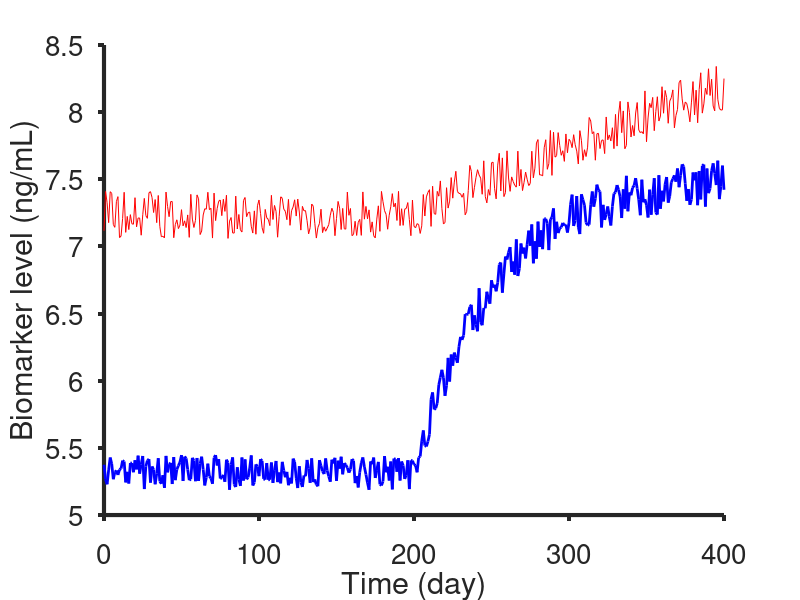

The MATLAB script that drew this image: (Note: this script raises an error after producing the figure.)
%% k_growth_non_agg range and f1 score
clear all; close all; clc
time = (0:400)';
num_patients = 200;
%healthy baseline and std
Ch0 = 8; %ng/mL
std_h = 1.5; %ng/mL
Ch0_rnd = std_h.*randn(num_patients,1) + Ch0;
s_mean_k_gr_non = linspace(0,0.015,15);
max_k_gr_non = log(2)/18/30 + s_mean_k_gr_non;
min_k_gr_non = 1e-5 + s_mean_k_gr_non;
max_k_decay_non = log(2)/5/30;
min_k_decay_non = log(2)/24/30;
k_gr_non_rnd = (max_k_gr_non - min_k_gr_non).*rand(num_patients,1) + min_k_gr_non;%mean([0 1/18/30]);
k_decay_non_rnd = (max_k_decay_non - min_k_decay_non).*rand(num_patients,size(k_gr_non_rnd,2)) + min_k_decay_non;%mean([1/(24*30) 1/150]);

m_k_gr_non_rnd = mean(k_gr_non_rnd);


%unhealthy baseline and std
Ca0 = 8; %ng/mL
std_a = 1.5; %ng/mL
Ca0_rnd = std_a.*randn(num_patients,1) + Ca0;
max_k_gr_agg = log(2)/2/30;
min_k_gr_agg = log(2)/18/300;
max_k_decay_agg = log(2)/30;
min_k_decay_agg = log(2)/5/30;
k_gr_agg_rnd = (max_k_gr_agg - min_k_gr_agg).*rand(num_patients,size(k_gr_non_rnd,2)) + min_k_gr_agg;%linspace(1/18/30,1/2/30,50); %day-1
k_decay_agg_rnd = (max_k_decay_agg - min_k_decay_agg).*rand(num_patients,size(k_gr_non_rnd,2)) + min_k_decay_agg;%linspace(1/150,1/30,50); %day-1


noise_i = 5;

C_healthy = zeros(numel(time),num_patients);
C_unhealthy = zeros(numel(time),num_patients);
t_onset = 200;

for k = 1:size(k_gr_non_rnd,2)
    for j = 1:num_patients
        for i = 1:numel(time)
            if i < t_onset
                C_healthy(i,j,k) = Ch0_rnd(j);
                C_unhealthy(i,j,k) = Ca0_rnd(j);
            else
                C_healthy(i,j,k) = Ch0_rnd(j)*exp((k_gr_non_rnd(j,k)./k_decay_non_rnd(j,k))*(1-exp(-k_decay_non_rnd(j,k)*time(i-(t_onset-1)))));
                C_unhealthy(i,j,k) = Ca0_rnd(j)*exp((k_gr_agg_rnd(j,k)/k_decay_agg_rnd(j,k))*(1-exp(-k_decay_agg_rnd(j,k)*time(i-(t_onset-1)))));
            end
        end
    end
end

C_healthy_noise1 = zeros(numel(time),num_patients,size(k_gr_non_rnd,2));
C_unhealthy_noise1 = zeros(numel(time),num_patients,size(k_gr_non_rnd,2));

for k = 1:size(k_gr_non_rnd,2)
    for j = 1:num_patients
        C_healthy_noise1(:,j,k) = C_healthy(:,j,k)+noise_i*rand(1,numel(C_healthy(:,j,k)))'.*C_healthy(:,j,k)/100;
        C_unhealthy_noise1(:,j,k) = C_unhealthy(:,j,k)+noise_i*rand(1,numel(C_unhealthy(:,j,k)))'.*C_unhealthy(:,j,k)/100;
    end
end

figure;plot(time,squeeze(C_healthy_noise1(:,1,1)),'r-',time,squeeze(C_unhealthy_noise1(:,1,1)),'b-','LineWidth', 2);%,time,squeeze(C_unhealthy_noise1(:,1,:)),'b-'); 
title('');
xlabel('Time (day)'); ylabel('Biomarker level (ng/mL)');
set(gca,'box','off','TickDir','out',...
    'FontSize',20,'FontName','Helvetica','LineWidth', 3);

% KNN
% model 1
p = 0.9;      % proportion of rows to select for training
N = num_patients;  % total number of rows
test_iter = 10;
tf_healthy = false(N,size(k_gr_non_rnd,2),test_iter);    % create logical index vector
tf_healthy(1:round(p*N),:,:) = true;


for n = 1:size(k_gr_non_rnd,2)
    for l = 1:test_iter
        tf_healthy2(:,n,l) = tf_healthy(randperm(N),n,l);   % randomise order
        C_healthy_noise1_train(:,:,n,l) = C_healthy_noise1(:,squeeze(tf_healthy2(:,n,l)),n);
        C_healthy_noise1_test(:,:,n,l) = C_healthy_noise1(:,squeeze(~tf_healthy2(:,n,l)),n);
        % for now using the same index of random selection for healthy and
        % unhealthy
        C_unhealthy_noise1_train(:,:,n,l) = C_unhealthy_noise1(:,squeeze(tf_healthy2(:,n,l)),n);
        C_unhealthy_noise1_test(:,:,n,l) = C_unhealthy_noise1(:,squeeze(~tf_healthy2(:,n,l)),n);
        
        train_data(:,:,n,l) = [C_healthy_noise1_train(:,:,n,l),C_unhealthy_noise1_train(:,:,n,l)];
        test_data(:,:,n,l) = [C_healthy_noise1_test(:,:,n,l),C_unhealthy_noise1_test(:,:,n,l)];
        train_labels(:,n,l) = [ones(1,p*N),zeros(1,p*N)];
        test_true_labels(:,n,l) = [ones(1,round((1-p)*N)),zeros(1,round((1-p)*N))];
        
        [predicted_labels(:,n,l),nn_index,accuracy] = KNN_(3,train_data(:,:,n,l)',train_labels(:,n,l)',test_data(:,:,n,l)');
        [cm(:,:,n,l),gn(:,:,n,l)] = confusionmat(test_true_labels(:,n,l)',predicted_labels(:,n,l));
        % precision, recall and f1Scores
        precision(:,n,l) = diag(cm(:,:,n,l))./sum(cm(:,:,n,l),2);
        recall(:,n,l) = diag(cm(:,:,n,l))./sum(cm(:,:,n,l),1)';
        f1Scores(:,n,l) = 2*(precision(:,n,l).*recall(:,n,l))./(precision(:,n,l)+recall(:,n,l));
    end
    meanF1(n) = mean(mean(f1Scores(:,n,:)));
end




figure;
h = plot(m_k_gr_non_rnd, squeeze(meanF1),'*','MarkerSize',15);
title('k_{Growth} Non-aggressive');
xlabel('k_{Growth} Non-aggressive (day^{-1})'); ylabel('f1 score');
set(gca,'box','off','TickDir','out',...
    'FontSize',24,'FontName','Helvetica','LineWidth', 3);
set(h,'linestyle','none');